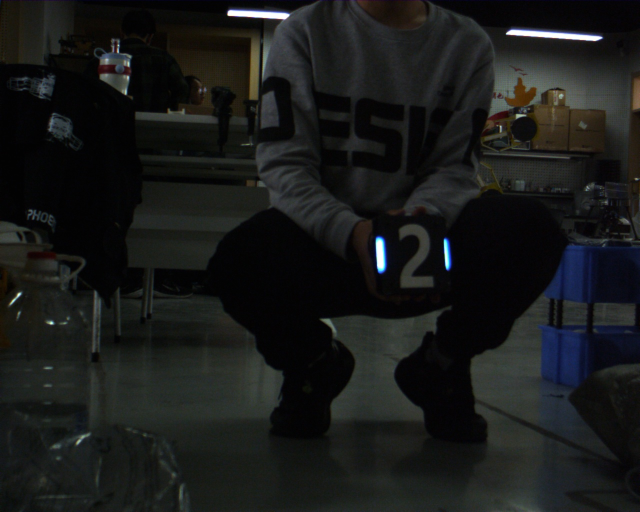
//> input picture Opencv/2025/armor_test.jpg, 1280 x 1024 px (shown at 1/2 size)
$ ./main   (built with g++ and OpenCV 4)
//> lines starting //> are read from the running program, lines starting //| are printed output that depends on the picture; after the words box and inside, x2 and y2 are one past the last pixel; in counts of white or black regions, pixels touching at a corner belong together
#include <opencv2/opencv.hpp>
#include <vector>
#include <iostream>

using namespace cv;
using namespace std;

// 全局变量用于滑动条
int h_min = 49, h_max = 116;
int s_min = 61, s_max = 198;
int v_min = 111, v_max = 255;
const string window_name = "HSV Adjustment";

// 装甲板尺寸（适当放大尺寸以提高容错性）
const float ARMOR_WIDTH = 150.0f;      // 原135.0f，放大到150mm
const float LIGHT_BAR_LENGTH = 60.0f;  // 原55.0f，放大到60mm

// 相机参数
const Mat CAMERA_MATRIX = (Mat_<double>(3, 3) <<
    2065.0580175762857, 0.0, 658.9098266395495,
    0.0, 2086.886458338243, 531.5333174739342,
    0.0, 0.0, 1.0);

const Mat DIST_COEFFS = (Mat_<double>(5, 1) <<
    -0.051836613762195866, 0.29341513924119095,
    0.001501183796729562, 0.0009386915104617738, 0.0);

// 滑动条回调函数
void onTrackbar(int, void*) {
    // 空实现，仅用于触发更新
}

Mat preprocessImage(const Mat &frame) {
    Mat hsv, mask_red, mask_red1, mask_red2, result;
    cvtColor(frame, hsv, COLOR_BGR2HSV);

    // 使用滑动条调整的阈值
    inRange(hsv, Scalar(h_min, s_min, v_min), Scalar(h_max, s_max, v_max), mask_red1);
    inRange(hsv, Scalar(170, s_min, v_min), Scalar(180, s_max, v_max), mask_red2);
    mask_red = mask_red1 | mask_red2;

    Mat kernel = getStructuringElement(MORPH_RECT, Size(3, 3));
    morphologyEx(mask_red, result, MORPH_CLOSE, kernel);
    return result;
}

// 查找灯条（放宽长宽比限制）
vector<RotatedRect> findLightBars(const Mat &binary_img) {
    vector<vector<Point>> contours;
    vector<RotatedRect> light_bars;
    findContours(binary_img, contours, RETR_EXTERNAL, CHAIN_APPROX_SIMPLE);

    for (const auto &cnt : contours) {
        float area = contourArea(cnt);
        if (area < 40.0f) continue;  // 提高最小面积阈值

        RotatedRect rect = minAreaRect(cnt);
        float length = max(rect.size.width, rect.size.height);
        float width = min(rect.size.width, rect.size.height);

        // 放宽长宽比限制（原4.0f）
        if (length/width > 3.5f && length > 25.0f) {
            light_bars.push_back(rect);
        }
    }
    return light_bars;
}

// 匹配装甲板对（放宽几何约束）
vector<pair<Point2f, Point2f>> matchArmorPairs(const vector<RotatedRect> &light_bars) {
    vector<pair<Point2f, Point2f>> armor_pairs;

    for (size_t i = 0; i < light_bars.size(); i++) {
        for (size_t j = i + 1; j < light_bars.size(); j++) {
            const RotatedRect &rect1 = light_bars[i];
            const RotatedRect &rect2 = light_bars[j];

            // 放宽角度差约束（原15度）
            float angle_diff = abs(rect1.angle - rect2.angle);
            if (angle_diff > 20.0f && angle_diff < 160.0f) continue;

            // 放宽距离约束（使用放大后的ARMOR_WIDTH）
            float distance = norm(rect1.center - rect2.center);
            if (distance < ARMOR_WIDTH * 0.5 || distance > ARMOR_WIDTH * 1.5) continue;

            // 放宽高度差约束（原1/3灯带长度）
            if (abs(rect1.center.y - rect2.center.y) > LIGHT_BAR_LENGTH/2.5f) continue;

            armor_pairs.emplace_back(rect1.center, rect2.center);
        }
    }
    return armor_pairs;
}

// 获取装甲板角点（使用放大后的尺寸）
vector<Point2f> getArmorCorners(const pair<Point2f, Point2f> &pair) {
    Point2f p1 = pair.first;
    Point2f p2 = pair.second;

    // 计算垂直方向
    Point2f dir = p2 - p1;
    Point2f perpendicular(-dir.y, dir.x);
    perpendicular = perpendicular / norm(perpendicular) * (LIGHT_BAR_LENGTH/2.0f);

    return {
        p1 + perpendicular,  // 左下
        p2 + perpendicular,  // 右下
        p2 - perpendicular,  // 右上
        p1 - perpendicular   // 左上
    };
}

// PnP解算（使用放大后的3D尺寸）
void solveArmorPose(const vector<Point2f> &image_points, Mat &rvec, Mat &tvec) {
    vector<Point3f> object_points = {
        Point3f(-ARMOR_WIDTH/2, -LIGHT_BAR_LENGTH/2, 0),
        Point3f(ARMOR_WIDTH/2, -LIGHT_BAR_LENGTH/2, 0),
        Point3f(ARMOR_WIDTH/2, LIGHT_BAR_LENGTH/2, 0),
        Point3f(-ARMOR_WIDTH/2, LIGHT_BAR_LENGTH/2, 0)
    };
    solvePnP(object_points, image_points, CAMERA_MATRIX, DIST_COEFFS, rvec, tvec);
}

int main() {
    // 创建调整窗口
    namedWindow(window_name, WINDOW_NORMAL);
    resizeWindow(window_name, 600, 300);

    // 创建滑动条
    createTrackbar("H Min", window_name, &h_min, 180, onTrackbar);
    createTrackbar("H Max", window_name, &h_max, 180, onTrackbar);
    createTrackbar("S Min", window_name, &s_min, 255, onTrackbar);
    createTrackbar("S Max", window_name, &s_max, 255, onTrackbar);
    createTrackbar("V Min", window_name, &v_min, 255, onTrackbar);
    createTrackbar("V Max", window_name, &v_max, 255, onTrackbar);

    Mat frame = imread("armor_test.jpg");
//> frame is the input picture: 1024 rows x 1280 cols, CV_8UC3; mean B, G, R 25.4, 26.2, 24.7
    if (frame.empty()) {
        cerr << "Error: Could not load image!" << endl;
        return -1;
    }

    while (true) {
        Mat undistorted_frame;
        undistort(frame, undistorted_frame, CAMERA_MATRIX, DIST_COEFFS);
//> CAMERA_MATRIX = [[2065.1, 0, 658.9], [0, 2086.9, 531.5], [0, 0, 1]]; DIST_COEFFS = [-0.0518, 0.293, 0.0015, 0.000939, 0]

        // 实时处理
        Mat binary_img = preprocessImage(undistorted_frame);
//> in preprocessImage, `cvtColor(frame, hsv, COLOR_BGR2HSV);`: hsv: 1024 rows x 1280 cols, CV_8UC3; mean H, S, V 69.4, 61, 28.7
//> in preprocessImage, `inRange(hsv, Scalar(h_min, s_min, v_min), Scalar(h_max, s_max, v_max),..`:
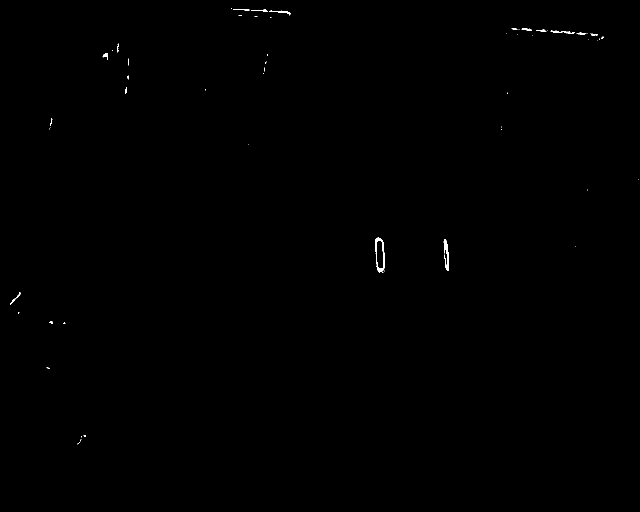
//> mask_red1: 1024 rows x 1280 cols, CV_8UC1 (shown at 1/2 size); 0.13% white; 62 white regions (45 under 20 px), largest, box (x1, y1, x2, y2) and area: (751, 475, 770, 546) 424, (887, 478, 898, 541) 339, (1101, 60, 1150, 67) 120
//> in preprocessImage, `inRange(hsv, Scalar(170, s_min, v_min), Scalar(180, s_max, v_max), mas..`:
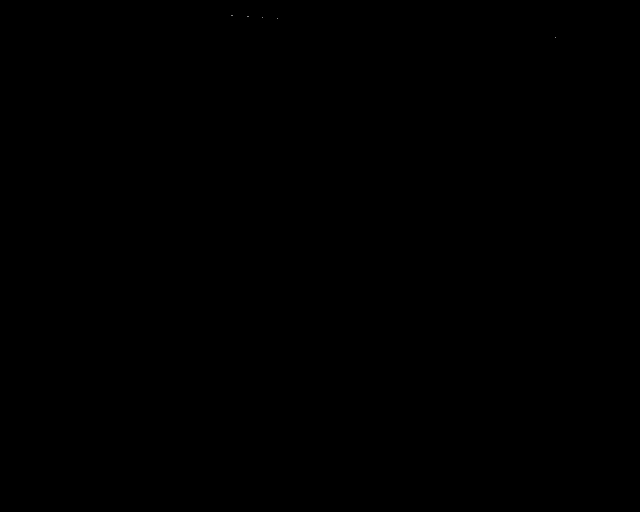
//> mask_red2: 1024 rows x 1280 cols, CV_8UC1 (shown at 1/2 size); 0% white in thin lines or dots, all inside (x1, y1, x2, y2) = (463, 30, 1112, 76)
//> in preprocessImage, `morphologyEx(mask_red, result, MORPH_CLOSE, kernel);`: result: 1024 rows x 1280 cols, CV_8UC1; 0.14% white; 57 white regions (41 under 20 px)

        // 显示处理结果
        imshow("Binary Preview", binary_img);

        // 完整处理流程
        vector<RotatedRect> light_bars = findLightBars(binary_img);
//> in findLightBars, `findContours(binary_img, contours, RETR_EXTERNAL, CHAIN_APPROX_SIMPLE);`: contours = 57 contours, 46 with area under 20; largest, box (x1, y1, x2, y2) and area: (751, 475, 770, 546) 986, (887, 478, 898, 541) 257, (502, 19, 581, 31) 106, (1101, 60, 1150, 67) 76, (205, 106, 216, 119) 58
//> the loop in findLightBars, `for (const auto &cnt : contours)` made 57 passes
//> (area, rect, length, width) on passes 9, 12, 13, 30, 43, 46, 55: (48, centre (30.2, 597.1), size (31.3, 4), angle -49.1, 31.34, 4.03), (257, centre (892.3, 509), size (8.1, 62.5), angle -3.8, 62.46, 8.12), (985.5, centre (759.7, 510), size (17, 70.4), angle -2.7, 70.4, 17.03), (58, centre (212.1, 111.1), size (10, 11.8), angle -60.3, 11.78, 10.05), (75.5, centre (1125, 63.7), size (3.7, 47.9), angle -85.4, 47.92, 3.66), (40.5, centre (1053.1, 58.3), size (3.5, 20), angle -85.6, 20.02, 3.45), (105.5, centre (541.3, 21.7), size (6.9, 78.4), angle -82.8, 78.39, 6.93)
//> area on passes 40, 42, 45, 56: 27.5, 34, 22.5, 28.5
//> light_bars = 5 RotatedRects (x, y, width, height, angle): [30.19, 597.1, 31.34, 4.03, -49.09], [892.3, 509, 8.12, 62.46, -3.81], [759.7, 510, 17.03, 70.4, -2.73], [1125, 63.7, 3.66, 47.92, -85.36], [541.3, 21.73, 6.93, 78.39, -82.78]
        vector<pair<Point2f, Point2f>> armor_pairs = matchArmorPairs(light_bars);
//> the loop in matchArmorPairs, `for (size_t i = 0; i < light_bars.size(); i++)` made 5 passes
//> after the loop in matchArmorPairs, `for (size_t i = 0; i < light_bars.size(); i++)`: armor_pairs = 1 item
//> armor_pairs = 1 item

        Mat result_img = undistorted_frame.clone();
        for (const auto &pair : armor_pairs) {
            vector<Point2f> corners = getArmorCorners(pair);
            Mat rvec, tvec;
            solveArmorPose(corners, rvec, tvec);

            // 绘制装甲板
            for (int i = 0; i < 4; i++) {
                line(result_img, corners[i], corners[(i+1)%4], Scalar(0,255,0), 2);
            }

            // 绘制坐标系
            vector<Point3f> axis = {Point3f(0,0,0), Point3f(50,0,0), Point3f(0,50,0), Point3f(0,0,50)};
            vector<Point2f> projected_axis;
            projectPoints(axis, rvec, tvec, CAMERA_MATRIX, DIST_COEFFS, projected_axis);
            arrowedLine(result_img, projected_axis[0], projected_axis[1], Scalar(0,0,255), 2); // X
            arrowedLine(result_img, projected_axis[0], projected_axis[2], Scalar(0,255,0), 2); // Y
            arrowedLine(result_img, projected_axis[0], projected_axis[3], Scalar(255,0,0), 2); // Z

            // 输出结果
            cout << "===== Detection Result =====" << endl;
            cout << "Armor Size: " << ARMOR_WIDTH << "x" << LIGHT_BAR_LENGTH << " mm" << endl;
            cout << "旋转矩阵--Rotation Vector:\n" << rvec << endl;
            cout << "平移矩阵--Translation Vector (mm):\n" << tvec << endl;
            cout << "Distance: " << norm(tvec) << " mm" << endl;
        }
//> this loop made 1 pass
//> (p1 in getArmorCorners, p2 in getArmorCorners, dir in getArmorCorners, perpendicular in getArmorCorners, rvec, tvec) on pass 1: (Point(892.3, 509), Point(759.7, 510), Point(-132.6, 0.998), Point(-0.226, -30), [-0.0174, -3.53, -0.0134], [170, -22.08, 2089.4])
//| ===== Detection Result =====
//| Armor Size: 150x60 mm
//| 旋转矩阵--Rotation Vector:
//| [-0.01741444450834134;
//|  -3.530059654988702;
//|  -0.01341351454681099]
//| 平移矩阵--Translation Vector (mm):
//| [170.0010987780001;
//|  -22.08024426045195;
//|  2089.350465264529]
//> (the first 10 of 11 printed lines)
//> pass 1, `arrowedLine(result_img, projected_axis[0], projected_axis[1], Scalar(0..`:
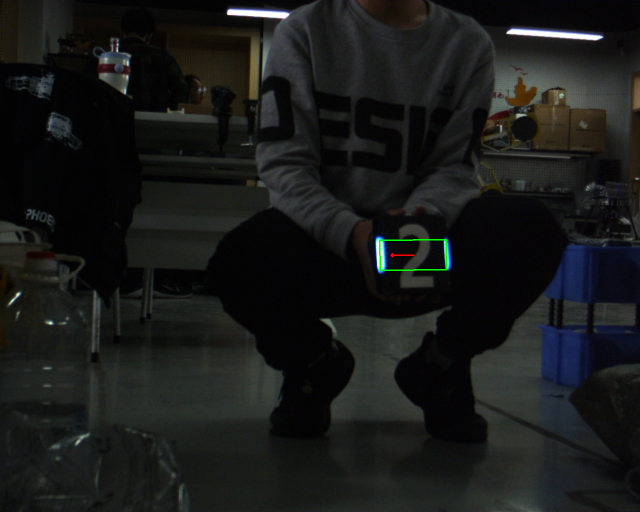
//> result_img: 1024 rows x 1280 cols, CV_8UC3 (shown at 1/2 size); mean B, G, R 25.3, 26.3, 24.7
        imshow("Detection Result", result_img);

        // 退出条件
        int key = waitKey(30);
//> the Esc key is pressed
        if (key == 27) break; // ESC退出
        if (key == 's') { // 保存当前阈值
            cout << "Current HSV Threshold:\n";
            cout << "H: [" << h_min << ", " << h_max << "]\n";
            cout << "S: [" << s_min << ", " << s_max << "]\n";
            cout << "V: [" << v_min << ", " << v_max << "]" << endl;
        }
    }

    destroyAllWindows();
    return 0;
}
